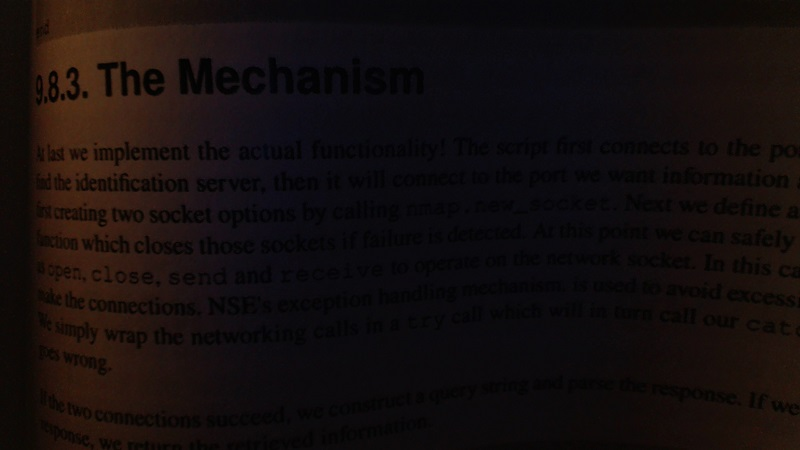
#> input picture samples_phots/bookpage.jpg, 800 x 450 px, given in place of the camera
$ python initEx0.py   (Python 2 division)
#> lines starting #> are read from the running program, lines starting #| are printed output that depends on the picture; after the words box and inside, x2 and y2 are one past the last pixel; in counts of white or black regions, pixels touching at a corner belong together
import cv2
import numpy as np

cam = cv2.VideoCapture(0)
kernel = np.ones((5, 5), np.uint8)  # matriz para filtar
while True:
    ret, frame = cam.read()
#> frame is the input picture: shape (450, 800, 3); mean B, G, R 13.4, 13.6, 20.3
    mxRange = np.array([50, 255, 50])
    mnRange = np.array([0, 20, 0])
    mask = cv2.inRange(frame, mnRange, mxRange)
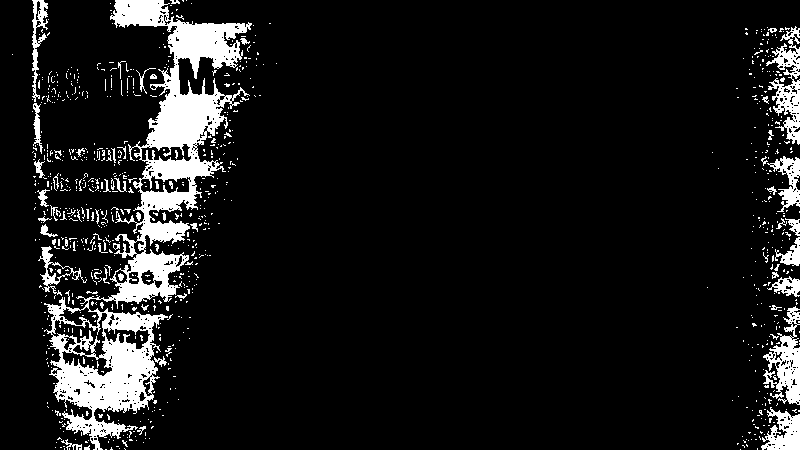
#> mask: shape (450, 800); 9.5% white; 894 white regions (832 under 20 px), largest, box (x1, y1, x2, y2) and area: (44, 0, 252, 450) 21904, (763, 306, 800, 405) 1706, (766, 26, 800, 145) 1652
    opening = cv2.morphologyEx(mask, cv2.MORPH_OPEN, kernel)
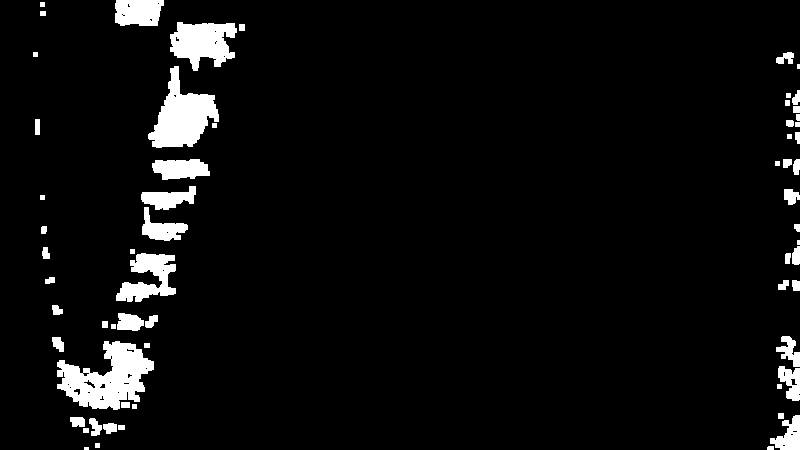
#> opening: shape (450, 800); 5.2% white; 62 white regions (3 under 20 px), largest, box (x1, y1, x2, y2) and area: (57, 341, 154, 410) 3740, (148, 66, 219, 148) 2971, (170, 22, 237, 71) 2179
    suma = np.asarray(opening).reshape(-1).sum()
#> suma = 4796550
    print suma
#| 4796550
    detect = suma > 1000000
#> detect = True
    if detect:

        try:
            x, y, w, h = cv2.boundingRect(opening)
#> x = 33; y = 0; w = 767; h = 450
        except:
            print 'error while creating rectange'
            x = 10
            y = 10
            w = 5
            h = 5
        cv2.rectangle(frame, (x,y), (x+w,y+h),(0,255,0),3)
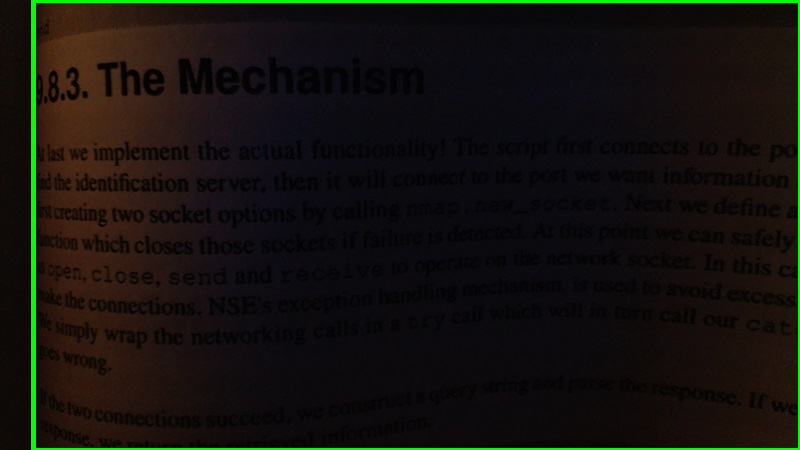
#> frame: shape (450, 800, 3); 1.93% of pixels changed, all inside (x1, y1, x2, y2) = (31, 0, 800, 450)
        cv2.circle(frame, (x + w/2, y + h/2), 5,(0,0,255), -1)
#> frame: shape (450, 800, 3); 0.02% of pixels changed, all inside (x1, y1, x2, y2) = (411, 220, 422, 231)
    cv2.imshow('filter', opening)
    # cv2.imshow('cam1', frame)
    k = cv2.waitKey(1) & 0xFF
#> (key Esc is pressed here)
    if k == 27:
        break
